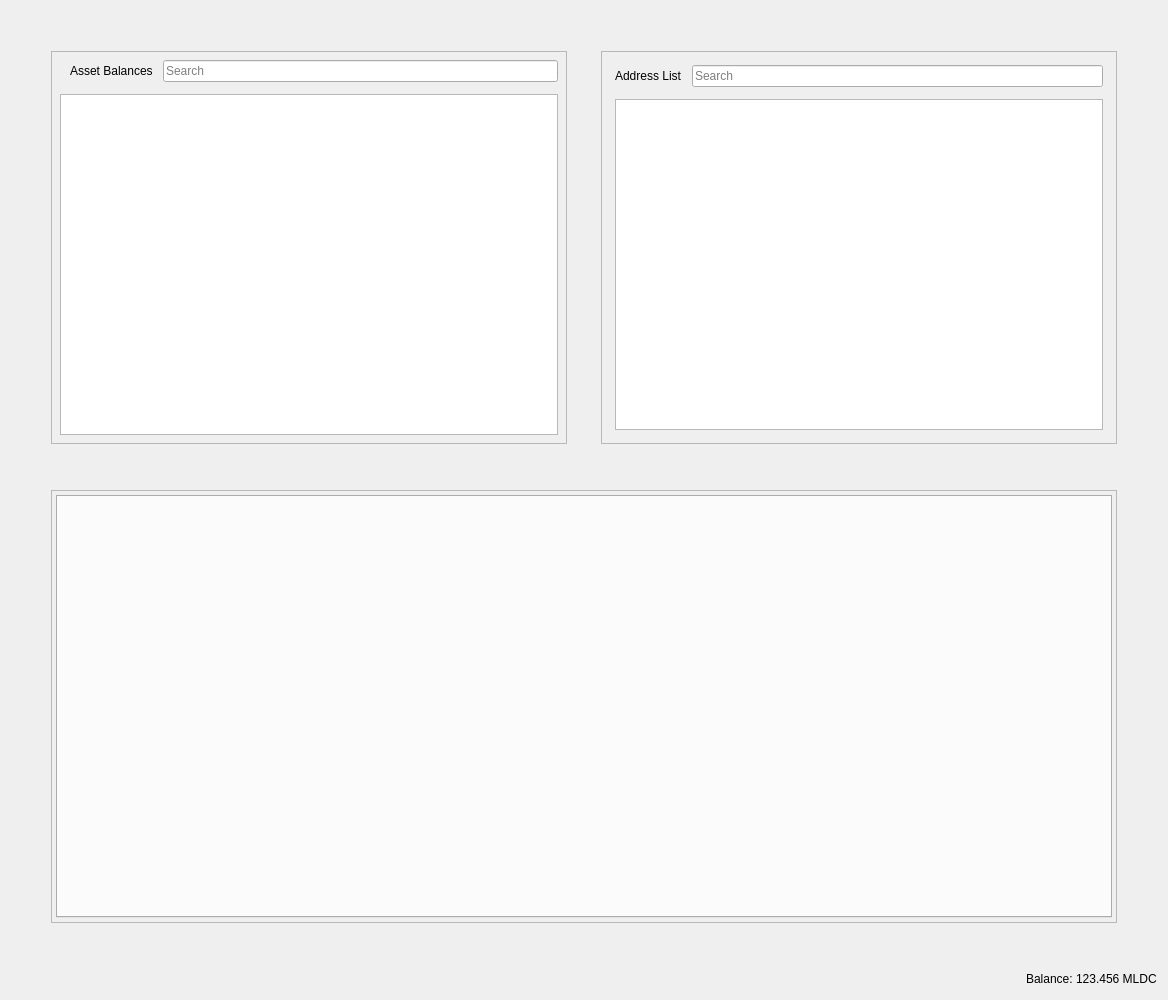
<?xml version="1.0" encoding="UTF-8"?>
<ui version="4.0">
 <class>RestrictedAssetsDialog</class>
 <widget class="QDialog" name="RestrictedAssetsDialog">
  <property name="geometry">
   <rect>
    <x>0</x>
    <y>0</y>
    <width>1168</width>
    <height>1000</height>
   </rect>
  </property>
  <property name="windowTitle">
   <string>Send Coins</string>
  </property>
  <layout class="QVBoxLayout" name="verticalLayout">
   <item>
    <layout class="QHBoxLayout" name="horizontalLayout">
     <property name="spacing">
      <number>34</number>
     </property>
     <property name="leftMargin">
      <number>40</number>
     </property>
     <property name="topMargin">
      <number>40</number>
     </property>
     <property name="rightMargin">
      <number>40</number>
     </property>
     <property name="bottomMargin">
      <number>40</number>
     </property>
     <item>
      <widget class="QFrame" name="frameAssetBalance">
       <property name="frameShape">
        <enum>QFrame::StyledPanel</enum>
       </property>
       <property name="frameShadow">
        <enum>QFrame::Raised</enum>
       </property>
       <layout class="QVBoxLayout" name="verticalLayout_7">
        <property name="spacing">
         <number>12</number>
        </property>
        <property name="leftMargin">
         <number>4</number>
        </property>
        <property name="topMargin">
         <number>4</number>
        </property>
        <property name="rightMargin">
         <number>4</number>
        </property>
        <property name="bottomMargin">
         <number>4</number>
        </property>
        <item>
         <layout class="QVBoxLayout" name="verticalLayout_4">
          <property name="spacing">
           <number>12</number>
          </property>
          <property name="leftMargin">
           <number>4</number>
          </property>
          <property name="topMargin">
           <number>4</number>
          </property>
          <property name="rightMargin">
           <number>4</number>
          </property>
          <property name="bottomMargin">
           <number>4</number>
          </property>
          <item>
           <layout class="QHBoxLayout" name="horizontalLayout_8">
            <property name="spacing">
             <number>10</number>
            </property>
            <property name="leftMargin">
             <number>10</number>
            </property>
            <item>
             <widget class="QLabel" name="labelAssetBalance">
              <property name="text">
               <string>Asset Balances</string>
              </property>
             </widget>
            </item>
            <item>
             <widget class="QLineEdit" name="lineEditAssetSearch">
              <property name="placeholderText">
               <string>Search</string>
              </property>
             </widget>
            </item>
           </layout>
          </item>
          <item>
           <widget class="QTableView" name="listAssets"/>
          </item>
         </layout>
        </item>
       </layout>
      </widget>
     </item>
     <item>
      <widget class="QFrame" name="frameAddressList">
       <property name="frameShape">
        <enum>QFrame::StyledPanel</enum>
       </property>
       <property name="frameShadow">
        <enum>QFrame::Raised</enum>
       </property>
       <layout class="QVBoxLayout" name="verticalLayout_10">
        <property name="spacing">
         <number>12</number>
        </property>
        <item>
         <layout class="QVBoxLayout" name="verticalLayout_9">
          <property name="spacing">
           <number>12</number>
          </property>
          <property name="leftMargin">
           <number>4</number>
          </property>
          <property name="topMargin">
           <number>4</number>
          </property>
          <property name="rightMargin">
           <number>4</number>
          </property>
          <property name="bottomMargin">
           <number>4</number>
          </property>
          <item>
           <layout class="QHBoxLayout" name="horizontalLayout_9">
            <property name="spacing">
             <number>10</number>
            </property>
            <property name="leftMargin">
             <number>0</number>
            </property>
            <property name="topMargin">
             <number>0</number>
            </property>
            <property name="rightMargin">
             <number>0</number>
            </property>
            <property name="bottomMargin">
             <number>0</number>
            </property>
            <item>
             <widget class="QLabel" name="labelAddressList">
              <property name="text">
               <string>Address List</string>
              </property>
             </widget>
            </item>
            <item>
             <widget class="QLineEdit" name="lineEditAddressSearch">
              <property name="placeholderText">
               <string>Search</string>
              </property>
             </widget>
            </item>
           </layout>
          </item>
          <item>
           <widget class="QTableView" name="myAddressList"/>
          </item>
         </layout>
        </item>
       </layout>
      </widget>
     </item>
    </layout>
   </item>
   <item>
    <layout class="QHBoxLayout" name="horizontalLayout_4">
     <property name="spacing">
      <number>34</number>
     </property>
     <property name="leftMargin">
      <number>40</number>
     </property>
     <property name="topMargin">
      <number>0</number>
     </property>
     <property name="rightMargin">
      <number>40</number>
     </property>
     <property name="bottomMargin">
      <number>40</number>
     </property>
     <item>
      <widget class="QFrame" name="tabFrame">
       <property name="frameShape">
        <enum>QFrame::StyledPanel</enum>
       </property>
       <property name="frameShadow">
        <enum>QFrame::Raised</enum>
       </property>
       <layout class="QVBoxLayout" name="verticalLayout_8">
        <property name="spacing">
         <number>12</number>
        </property>
        <property name="leftMargin">
         <number>4</number>
        </property>
        <property name="topMargin">
         <number>4</number>
        </property>
        <property name="rightMargin">
         <number>4</number>
        </property>
        <property name="bottomMargin">
         <number>4</number>
        </property>
        <item>
         <widget class="QTabWidget" name="tabWidget">
          <property name="tabPosition">
           <enum>QTabWidget::North</enum>
          </property>
          <property name="tabShape">
           <enum>QTabWidget::Rounded</enum>
          </property>
          <property name="currentIndex">
           <number>-1</number>
          </property>
          <property name="elideMode">
           <enum>Qt::ElideNone</enum>
          </property>
         </widget>
        </item>
       </layout>
      </widget>
     </item>
    </layout>
   </item>
   <item>
    <layout class="QHBoxLayout" name="horizontalLayout_2">
     <property name="spacing">
      <number>3</number>
     </property>
     <item>
      <spacer name="horizontalSpacer">
       <property name="orientation">
        <enum>Qt::Horizontal</enum>
       </property>
       <property name="sizeHint" stdset="0">
        <size>
         <width>40</width>
         <height>20</height>
        </size>
       </property>
      </spacer>
     </item>
     <item alignment="Qt::AlignRight">
      <widget class="QLabel" name="label">
       <property name="sizePolicy">
        <sizepolicy hsizetype="Preferred" vsizetype="Fixed">
         <horstretch>0</horstretch>
         <verstretch>0</verstretch>
        </sizepolicy>
       </property>
       <property name="text">
        <string>Balance:</string>
       </property>
      </widget>
     </item>
     <item alignment="Qt::AlignRight">
      <widget class="QLabel" name="labelBalance">
       <property name="sizePolicy">
        <sizepolicy hsizetype="Preferred" vsizetype="Fixed">
         <horstretch>0</horstretch>
         <verstretch>0</verstretch>
        </sizepolicy>
       </property>
       <property name="cursor">
        <cursorShape>IBeamCursor</cursorShape>
       </property>
       <property name="text">
        <string notr="true">123.456 MLDC</string>
       </property>
       <property name="textInteractionFlags">
        <set>Qt::LinksAccessibleByMouse|Qt::TextSelectableByKeyboard|Qt::TextSelectableByMouse</set>
       </property>
      </widget>
     </item>
    </layout>
   </item>
  </layout>
 </widget>
 <resources>
  <include location="../mule.qrc"/>
 </resources>
 <connections/>
</ui>
